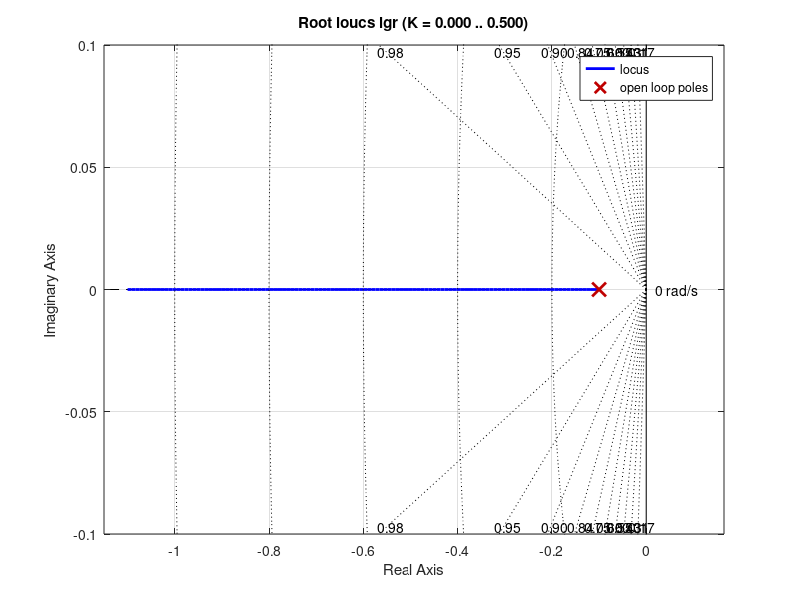

Source code (MATLAB):

%%%%%%%%% Experimento 1

%LGR 1
%lgr = zpk([],[0 -1],2)

%LGR 2
%lgr = zpk([-2],[0 -1],2)

%LGR 3
%lgr = zpk([],[0 -1 -2],2)

%%%%%%%%% Experimento 2
%LGR 1
%lgr = zpk([],[-0.6-i*0.8 -0.6+i*0.8],1)

%LGR 2
%lgr = zpk([-3],[-0.6-i*0.8 -0.6+i*0.8],1)

%LGR 3
%lgr = zpk([],[-0.6-i*0.8 -0.6+i*0.8 -1],1)

%LGR 4
%lgr = zpk([-2 -4],[0 -1 -3],1)

%LGR 5
%lgr = zpk([-0.456],[-1 -2 -3 -6],1)

%####### Experimento 3
lgr = zpk([],[-0.1],2)

%###### Experimento 4

rlocus(lgr)
sgrid;